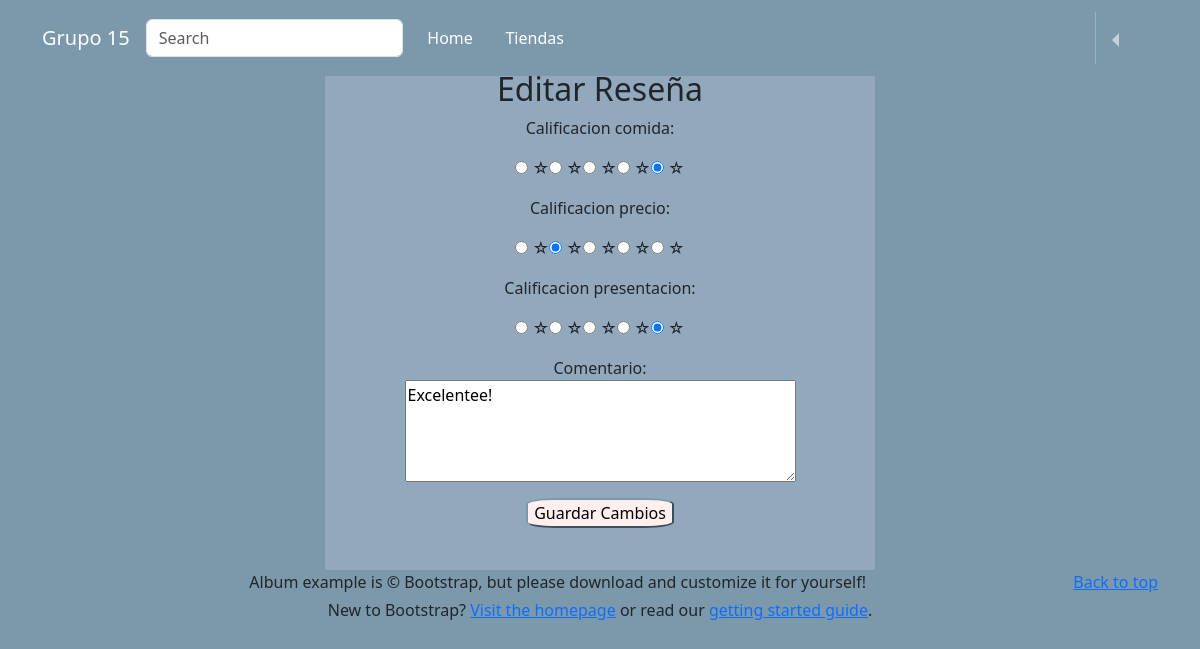
The app's page /profile/edit/5/ with its own data.
### reviews/models.py (models this page shows, shortened)
class Evaluacion(models.Model):
    usuario = models.ForeignKey(User, on_delete=models.CASCADE)
    local_comida = models.ForeignKey(Puesto_de_comida, related_name='evaluaciones', on_delete=models.CASCADE)
    comentario = models.TextField(blank=True)
    calificacion_comida = models.IntegerField()
    calificacion_precio = models.IntegerField()
    calificacion_presentacion = models.IntegerField()
    likes = models.IntegerField(default=0)
    dislikes = models.IntegerField(default = 0)

### reviews/views.py (the view, shortened to what this page needs)
# urls.py: path('profile/edit/<int:id>/', editar_reseña, name="edit_review"),
def editar_reseña(request, id):
    post = get_object_or_404(Evaluacion, id=id)
    if request.method == 'GET':
        context = {'form' : CrearReseñaForm(instance=post), "id": id}
        return render(request, "editar_reseña.html", context)

### reviews/forms.py
class CrearReseñaForm(forms.ModelForm):
   CHOICES = [(5, '☆'), (4, '☆'), (3, '☆'), (2, '☆'), (1, '☆')]
   calificacion_comida = forms.ChoiceField(widget=forms.RadioSelect(), choices=CHOICES)
   calificacion_precio = forms.ChoiceField(widget=forms.RadioSelect(), choices=CHOICES)
   calificacion_presentacion = forms.ChoiceField(widget=forms.RadioSelect(), choices=CHOICES)
   comentario = forms.CharField(widget=forms.Textarea(attrs={'rows':'4'}), required=False) # <textarea> en vez de <input>
   class Meta:
      model = Evaluacion
      fields = ["calificacion_comida", "calificacion_precio", "calificacion_presentacion", "comentario"]

### templates/editar_reseña.html (shortened to what this page needs)
{% extends 'base.html' %}
{% load static %}
{% block content %}
<head>
  <link rel="stylesheet" href="{% static 'css/editar_reseña.css' %}">
</head>
<body>
	<div class="formulario">
		<h2>Editar Reseña</h2>
		<form method="post" novalidate>
			{{ form.as_p }}
			<input type="submit" value="Guardar Cambios"/>
		</form>
	</div>
</body>
{% endblock content %}

### static/css/style.css (style rules this page uses)
body { background-color: #D3DEDC; padding-top: 70px; padding-bottom: 90px; }

### static/css/editar_reseña.css (style rules this page uses)
.formulario { text-align: flex; justify-content: center; width: 550px; height: 500px; margin: 0 auto; background-color:#92A9BD; }
#id_calificacion_comida, #id_calificacion_precio, #id_calificacion_presentacion, #id_comentario { display: flex; flex-direction: row-reverse; justify-content: center; margin: 0 auto; }
body { background-color: #7C99AC; text-align: center; }
input[type="submit"] { background-color: #FFEFEF; color: black; border-color: #7C99AC; border-radius: 20%; }

### records on screen
Evaluacion: calificacion_comida "☑ ☆ ☐ ☆ ☐ ☆ ☐ ☆ ☐ ☆", calificacion_precio "☐ ☆ ☐ ☆ ☐ ☆ ☑ ☆ ☐ ☆", calificacion_presentacion "☑ ☆ ☐ ☆ ☐ ☆ ☐ ☆ ☐ ☆", comentario "Excelentee!"
